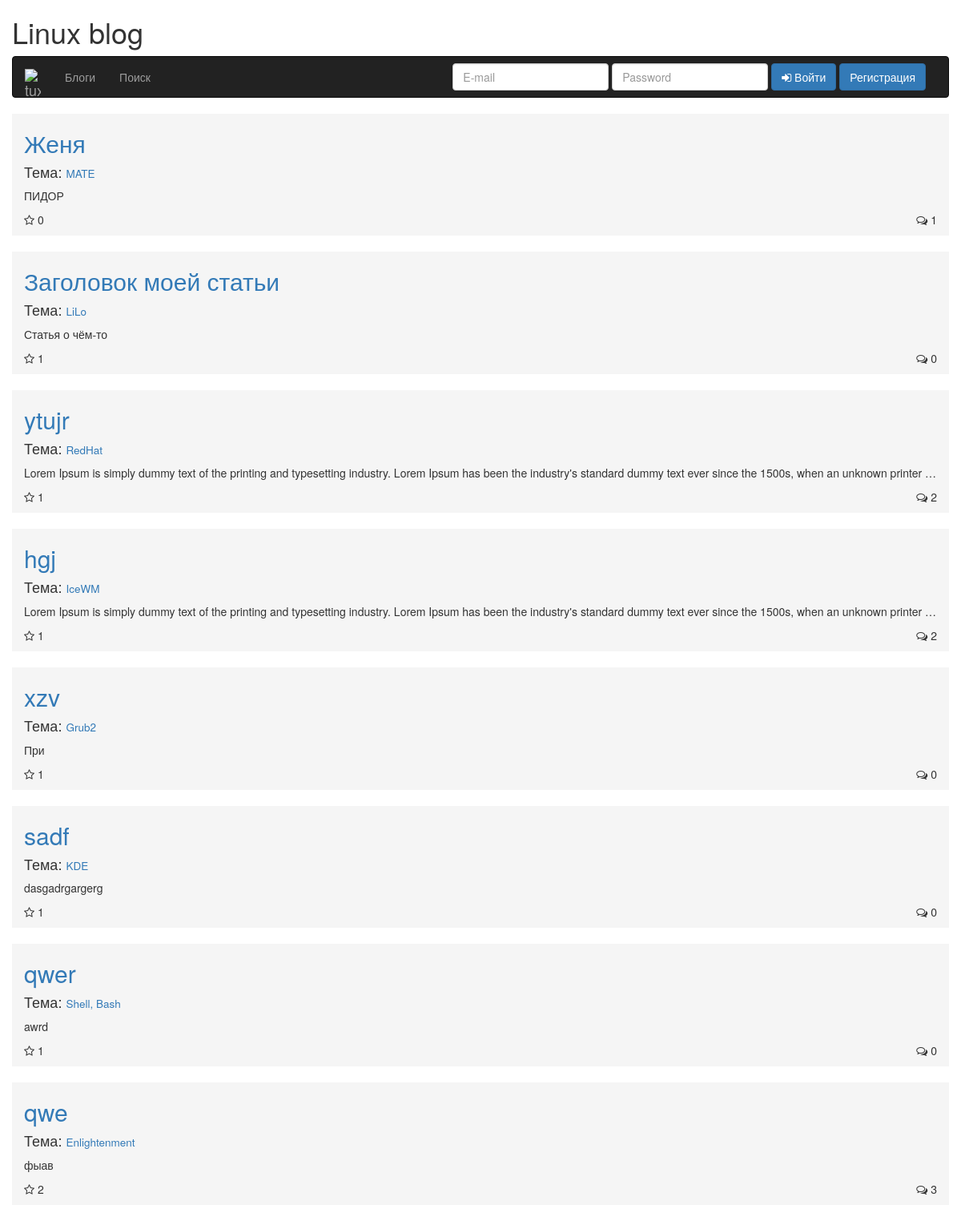
The page / on the database its author committed.
### tables this page shows
CREATE TABLE `articles` (
  `id_article` smallint(6) NOT NULL AUTO_INCREMENT,
  `article` text,
  `id_user` smallint(6) DEFAULT NULL,
  `id_theme` smallint(6) DEFAULT NULL,
  `header` varchar(50) DEFAULT NULL,
  PRIMARY KEY (`id_article`),
  KEY `articles_users_fk` (`id_user`),
  KEY `articles_themes_fk` (`id_theme`),
  CONSTRAINT `articles_themes_fk` FOREIGN KEY (`id_theme`) REFERENCES `themes` (`id_theme`),
  CONSTRAINT `articles_users_fk` FOREIGN KEY (`id_user`) REFERENCES `users` (`id_user`)
);

CREATE TABLE `themes` (
  `id_theme` smallint(6) NOT NULL AUTO_INCREMENT,
  `theme` varchar(50) DEFAULT NULL,
  `id_section` smallint(6) DEFAULT NULL,
  PRIMARY KEY (`id_theme`),
  KEY `themes_sections_fk` (`id_section`),
  CONSTRAINT `themes_sections_fk` FOREIGN KEY (`id_section`) REFERENCES `sections` (`id_section`)
);

### php/db/db.php (called while the page is built, shortened)
<?php
	class db{
		var $connection;
		function __construct(){
			$dbhost='localhost';
			$dbuser='root';
			$dbpass='';
			$dbname='blog';
			$this->connection=mysqli_connect($dbhost, $dbuser, $dbpass) or die(mysqli_error($this->connection));
			mysqli_set_charset($this->connection, "utf8");
			mysqli_select_db($this->connection, $dbname) or die(mysqli_error($this->connection));
		}
		function sqlQuery($query){
			$result=mysqli_query($this->connection, $query);
			return $result;
		}
		function loadArrayData($query){
			$result=$this->sqlQuery($query);
			$num=mysqli_num_rows($result);
			for($i=0;$i<$num;$i++){
			 	$res[]=mysqli_fetch_array($result,MYSQLI_ASSOC);
			}
			return $res;
		}
	}
?>

### index.php (the view, shortened to what this page needs)
<?php
include_once "/php/db/db.php";
$db = new db();
$articles = $db->loadArrayData("SELECT id_article, article, id_theme, id_user, header FROM articles ORDER BY id_article DESC");
$likes = $db->loadArrayData("SELECT uLike FROM likes");
?>
<!DOCTYPE html>
<html lang="en">
  <head>
    <link rel="stylesheet" href="/font-awesome/css/font-awesome.min.css">
    <link href="bootstrap/css/bootstrap.min.css" rel="stylesheet">
    <link rel="stylesheet" href="/css/main.css">
  </head>
  <body>
    <div class="container">
      <div class="row">
        <h1>Linux blog</h1>
        <div class="navbar navbar-inverse">
          <div class="container">
            <div class="navbar-header">
              <a href="/" class="navbar-brand">
                <img src="/images/tux.png" class="brand-image" alt="tux">
              </a>
            </div>
            <div class="collapse navbar-collapse" id="responsive-menu">
              <ul class="nav navbar-nav">
                <li><a href="blogs.php">Блоги</a></li>
                <li><a href="search.php">Поиск</a></li>
              </ul>
              <div class="form navbar-form navbar-right">
                <div class="form-group">
                  <input type="text" name="userEmail" placeholder="E-mail" value="" class="form-control uEmail">
                </div>
                <div class="form-group">
                  <input type="password" name="userPass" placeholder="Password" value="" class="form-control uPass">
                </div>
                <button type="button" name="buttonLogin" class="btn btn-primary" id="btn-login">
                  <i class="fa fa-sign-in" aria-hidden="true"></i> Войти
                </button>
                <button type="button" class="btn btn-primary" data-toggle="modal" data-target="#modal-1">Регистрация</button>
              </div>
            </div>
          </div>
        </div>
      </div>
    </div>
    <div class="container">
      <div class="row">
        <?php for($i = 0; $i < count($articles); $i++):?>
          <div class="article-index col-lg-8 col-md-8 col-sm-6 col-xs-4" data-id="<?= $articles[$i]["id_article"]; ?>">
            <h2><a href="article.php?id=<?= $articles[$i]["id_article"]; ?>"><?= $articles[$i]["header"]; ?></a></h2>
            <?php $theme = $articles[$i]["id_theme"]; $idTheme = $db->loadArrayData("SELECT id_theme, theme FROM themes WHERE id_theme = '$theme'"); ?>
            <?php for ($j=0; $j < count($idTheme); $j++): ?>
                <h4>Тема: <small><a href="theme.php?id=<?= $idTheme[$j]['id_theme']; ?>"><?= $idTheme[$j]['theme']; ?></a></small></h4>
            <? endfor; ?>
            <p>
              <?= $articles[$i]["article"]; ?>
            </p>
            <div class="star-block" data-article="<?= $articles[$i]["id_article"]; ?>" data-user="<?= $articles[$i]["id_user"]; ?>">
              <?php $article = $articles[$i]["id_article"]; $likesCount = count($db->loadArrayData("SELECT uLike FROM likes WHERE id_article = '$article'")); ?>
              <i class="fa fa-star-o"></i> <span class="star-count"><?= $likesCount; ?></span>
            </div>
            <div class="comments-block">
              <?php $article = $articles[$i]["id_article"]; $commentsCount = count($db->loadArrayData("SELECT comment FROM comments WHERE id_article = '$article'")); ?>
              <i class="fa fa-comments-o" aria-hidden="true"></i> <span class="comments-count"><?= $commentsCount; ?></span>
            </div>
          </div>
        <? endfor; ?>
      </div>
    </div>
  </body>
</html>

### css/main.css (style rules this page uses)
.brand-image { width: 20px }
.article, .article-index { width: 100%; height: auto; background: #f5f5f5; margin-bottom: 20px }
.article-index p { overflow: hidden; text-overflow: ellipsis; white-space: nowrap }
.star-block { cursor: pointer }
.star-block, .comments-block { display: inline-block }
.star-block, .article-count { padding-bottom: 10px }
.comments-block { float: right }

### rows shown on the page
articles: header "Женя", article "ПИДОР", likesCount "0", commentsCount "1"
themes: theme "MATE"
articles: header "Заголовок моей статьи", article "Статья о чём-то", likesCount "1", commentsCount "0"
themes: theme "LiLo"
articles: header "ytujr", article "Lorem Ipsum is simply dummy text of the printing and typesetting industry. Lorem Ipsum has been the industry's standard dummy text ever since the 1500s, when an unknown printer…", likesCount "1", commentsCount "2"
themes: theme "RedHat"
articles: header "hgj", article "Lorem Ipsum is simply dummy text of the printing and typesetting industry. Lorem Ipsum has been the industry's standard dummy text ever since the 1500s, when an unknown printer…", likesCount "1", commentsCount "2"
themes: theme "IceWM"
articles: header "xzv", article "При", likesCount "1", commentsCount "0"
themes: theme "Grub2"
articles: header "sadf", article "dasgadrgargerg", likesCount "1", commentsCount "0"
themes: theme "KDE"
articles: header "qwer", article "awrd", likesCount "1", commentsCount "0"
themes: theme "Shell, Bash"
articles: header "qwe", article "фыав", likesCount "2", commentsCount "3"
themes: theme "Enlightenment"
